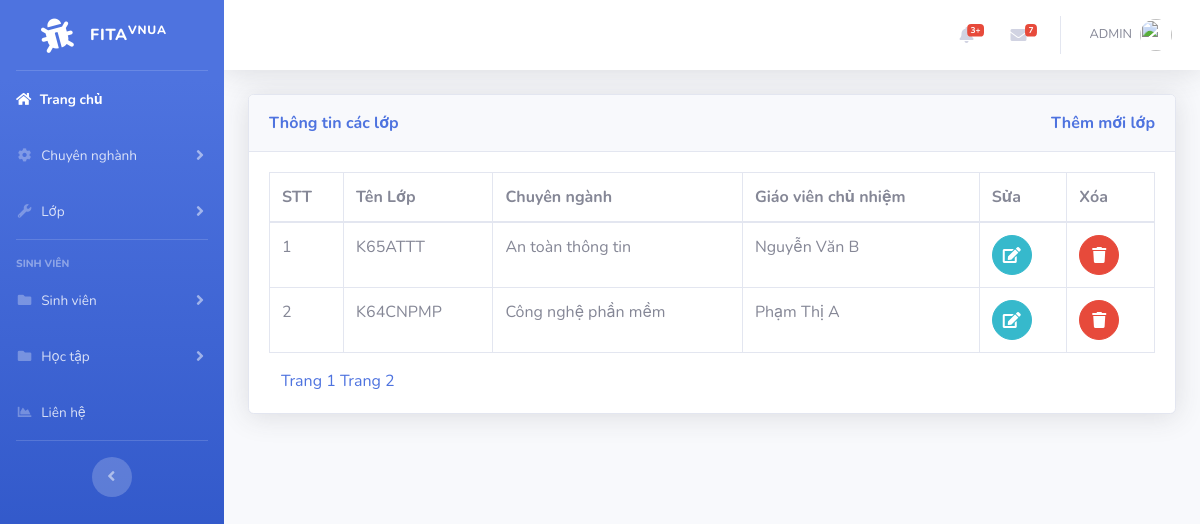
The page /class.php?trang=2 on the database as committed earlier.
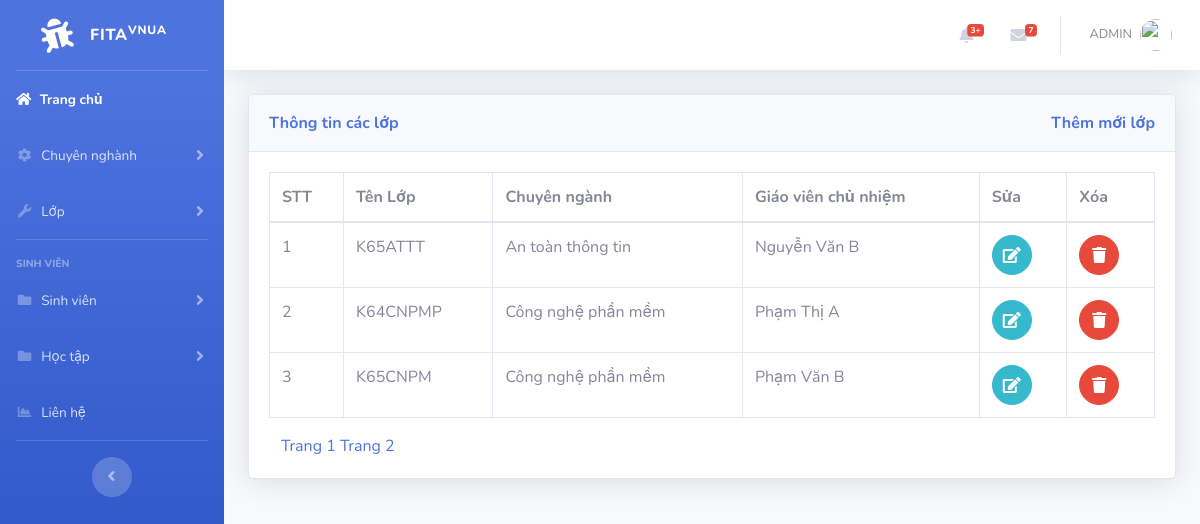
The same page on the database as committed later.
### tables this page shows
CREATE TABLE `class` (
  `id` int(11) NOT NULL,
  `tenlop` varchar(50) NOT NULL,
  `id_cn` int(11) NOT NULL,
  `gvcn` varchar(50) NOT NULL
);

### class.php (the view, shortened to what this page needs)
<?php
  include('includes/header.php');
  include('includes/navbar.php');
  include('includes/connect.php');
$sotin1trang = 5;
if(isset($_GET["trang"]))
{
    $trang = $_GET["trang"];
}
else
{
    $trang = 1;
}
?>
<div class="container-fluid">
  <div class="card shadow mb-4">
    <div class="card-header py-3">
      <h7 class="m-0 font-weight-bold text-primary">Thông tin các lớp
              <a style="float:right" href="add_class.php">
                Thêm mới lớp
              </a>
      </h7>
    </div>
<div class="card-body">
<div class="table-responsive">
      <table class="table table-bordered" id="dataTable" width="100%" cellspacing="0">
        <thead>
          <tr>
            <th>STT</th>
            <th>Tên Lớp</th>
            <th>Chuyên ngành</th>
            <th>Giáo viên chủ nhiệm</th>
            <th>Sửa</th>
            <th>Xóa</th>
          </tr>
        </thead>
        <tbody>
          <?php
             $no = 1;
             $from = ($trang - 1) * $sotin1trang;
             $qr = "SELECT * FROM class LIMIT $from, $sotin1trang";
             $query_run1=mysqli_query($connect,$qr);
              if(mysqli_num_rows($query_run1)>0)
              {
                while($row=mysqli_fetch_assoc($query_run1))
                {
                  ?>
                        <td><?php echo $no; ?></td>
                        <td><?php echo $row['tenlop']; ?></td>
                        <td>
                          <?php
                         if($row['id_cn'] == 1)
                         {
                           echo "Công nghệ phần mềm";
                         }
                        if($row['id_cn'] == 4)
                         {
                           echo "An toàn thông tin";
                         }
                         ?>
                         </td>
                        <td><?php echo $row['gvcn']; ?></td>
                        <td>
                            <form action="edit_class.php" method="post">
                                <button  type="submit" name="edit_class" class="btn btn-info btn-circle"><i class="fa fa-edit edit"></i></button>
                            </form>
                        </td>
                        <td>
                            <form action="code.php" method="post">
                              <button onclick="return confirm('Bạn có muốn xóa lớp')" href="code.php?id=<?php echo $row['tenlop'];?>" type="submit" name="delete_class" class="btn btn-danger btn-circle"><i class="fas fa-trash"></i></button>
                            </form>
                        </td>
                  <?php
                  $no++;
                }
              }
              else
              {
                echo "Not found";
              }
           ?>
        </tbody>
      </table>
        <div class="col-md-6">
        <div class="dataTables_paginate paging_simple_numbers" id="dataTable_paginate">
        <?php
                      $x = "SELECT id FROM class";
                      $query_run2=mysqli_query($connect,$x);
                      $tongsotin = mysqli_num_rows($query_run2);
                      $sotrang = ceil($tongsotin/$sotin1trang);
                      for($i = 1 ; $i<=$sotrang; $i++)
                      {
                        echo "<a href='class.php?trang=$i'>Trang $i  </a>";
                      }
        ?>
        </div>
        </div>
    </div>
  </div>
</div>
</div>

Rows that differ between the two databases and show on the page:
added class: tenlop "K65CNPM", id_cn "Công nghệ phần mềm", gvcn "Phạm Văn B"
